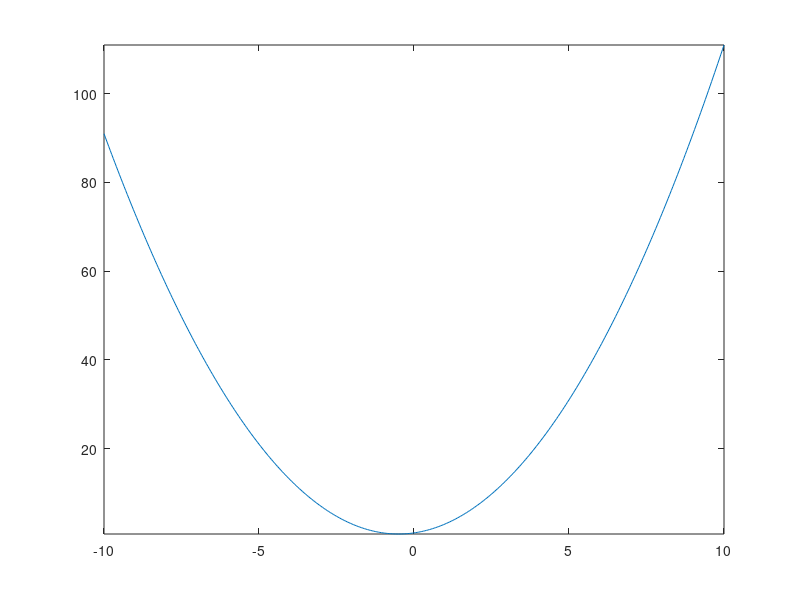

MATLAB code to generate this figure: (Note: this script raises an error after producing the figure.)
%%
% Plot 2D SGD example
%%

clear all;
close all;

addpath('../optimizer');

f = @(x) x.^2 + x + 1;
X = -10:0.05:10;
Y = f(X);
plot(X, Y);
xlim([-10, 10]);
ylim([min(Y), max(Y)]);
%axis([-10, 10, ymin, ymax]);

hold on;

lambda = 0.7;
eps = 0.01;
a = 0.1;
x = 10;
k = 0;

for k_ = 1:100
    fprintf("%d: x = %f, y = %f\n", k, x, f(x));
    
    [fin, k, xn] = SGD(f, x, a, k, eps, lambda);
    if fin
        break
    end
    
    plot(xn, f(xn), 'ro');
    plot([x, xn], [f(x), f(xn)], 'r-');
    drawnow;
    x = xn;
end
